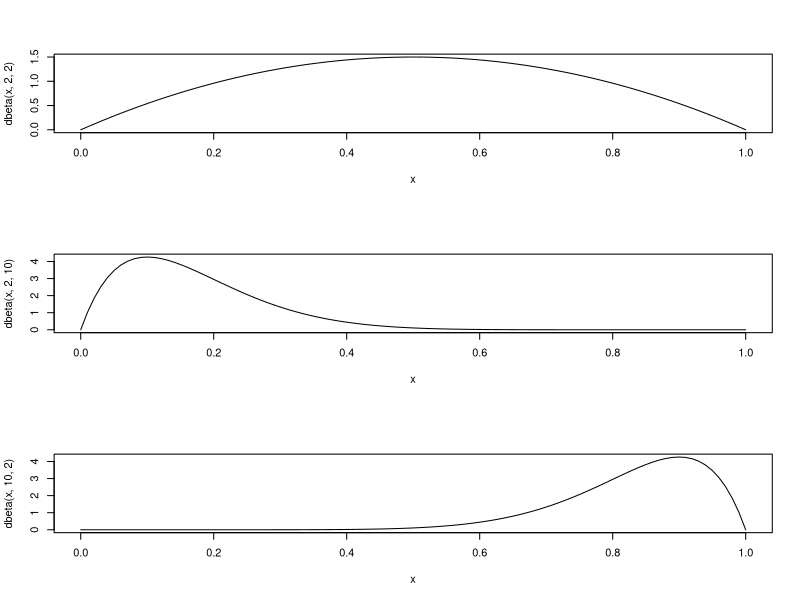
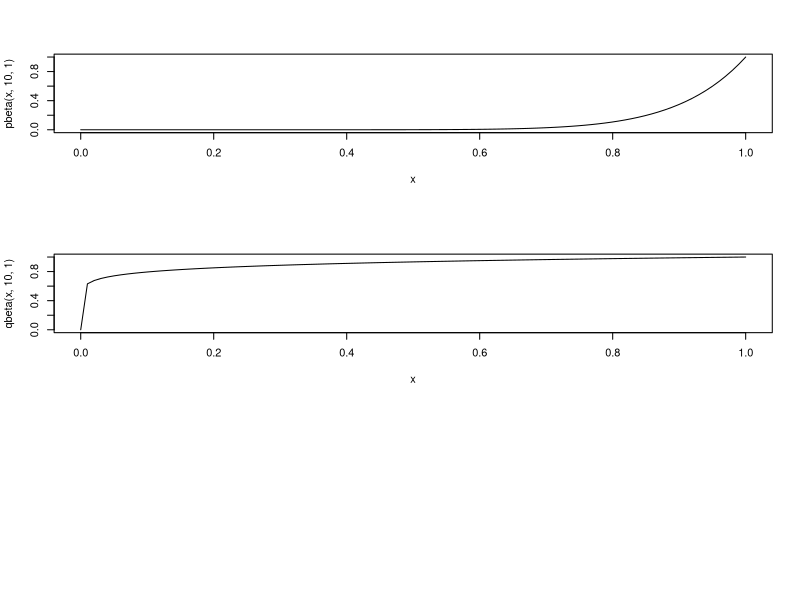
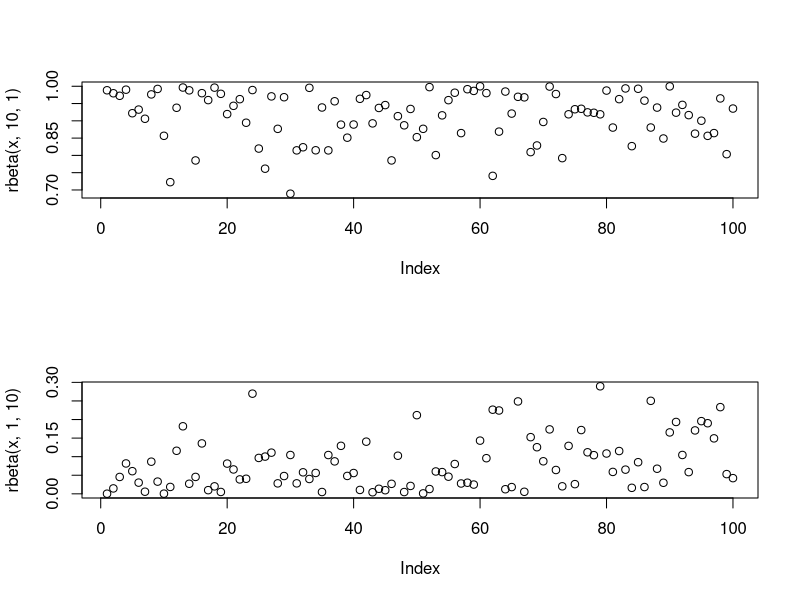

Generate these figures, in order, with R:
# beta is a discrete distribution. if theta is possibility for positive.
# then negative should be 1 - theta. after we did n times experiments, got
# m positive and n - m negative. then we need the distribution of theta.

# value of Y axsis for positive number. and first parameter is possibility of m positive 
# density. m is second parameter of dbeta, then n - m is third parameter.

# definition of dbeta.
# Γ(a+b)/(Γ(a)Γ(b))x^(a-1)(1-x)^(b-1)
par(mfrow=c(3,1))
x = seq(0, 1, length.out = 100)
plot(x, dbeta(x, 2, 2), type="l")

x = seq(0, 1, length.out = 100)
plot(x, dbeta(x, 2, 10), type="l")

x = seq(0, 1, length.out = 100)
plot(x, dbeta(x, 10, 2), type="l")

# 
x = seq(0, 1, length.out = 100)
plot(x, pbeta(x, 10, 1), type="l")

# 
x = seq(0, 1, length.out = 100)
plot(x, qbeta(x, 10, 1), type="l")

# distribution of sample possibility. you can see 100 samples.
# if positive bigger, then most of cases the possibility higher than 0.6
# on the opposite, most of cases lower than 0.2
par(mfrow=c(2,1))
x = seq(0, 1, length.out = 100)
plot(rbeta(x, 10, 1))

x = seq(0, 1, length.out = 100)
plot(rbeta(x, 1, 10))

# definition of beta method in R
# B(a,b) = Γ(a)Γ(b)/Γ(a+b).
for(i in 2:4)
  for(j in 2:4)
    print(beta(i, j))

